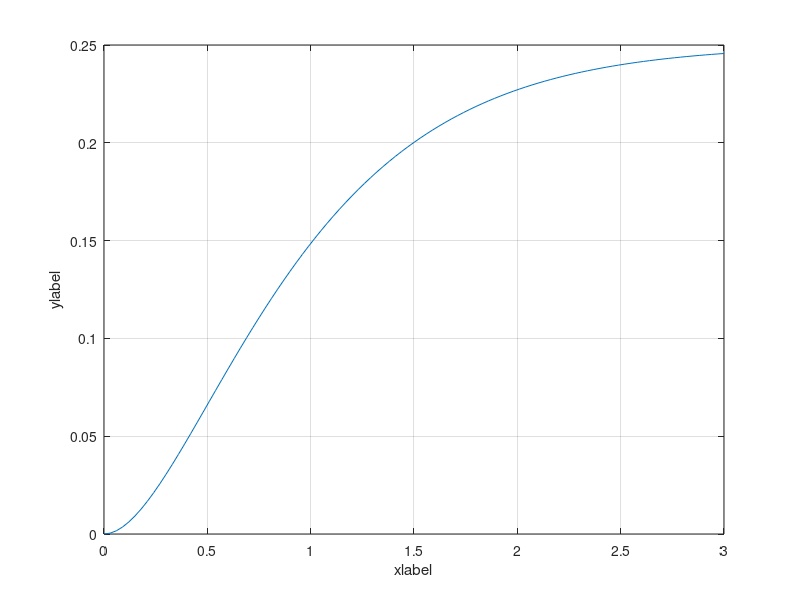

MATLAB code to generate this figure:
num = [1];
den = [1, 4, 4];
t = 0:10:1;
sys = tf(num, den);
[y,t] = step(sys);
plot(t, y);
grid
xlabel('xlabel')
ylabel('ylabel')
% ***step(num, den, t); %
